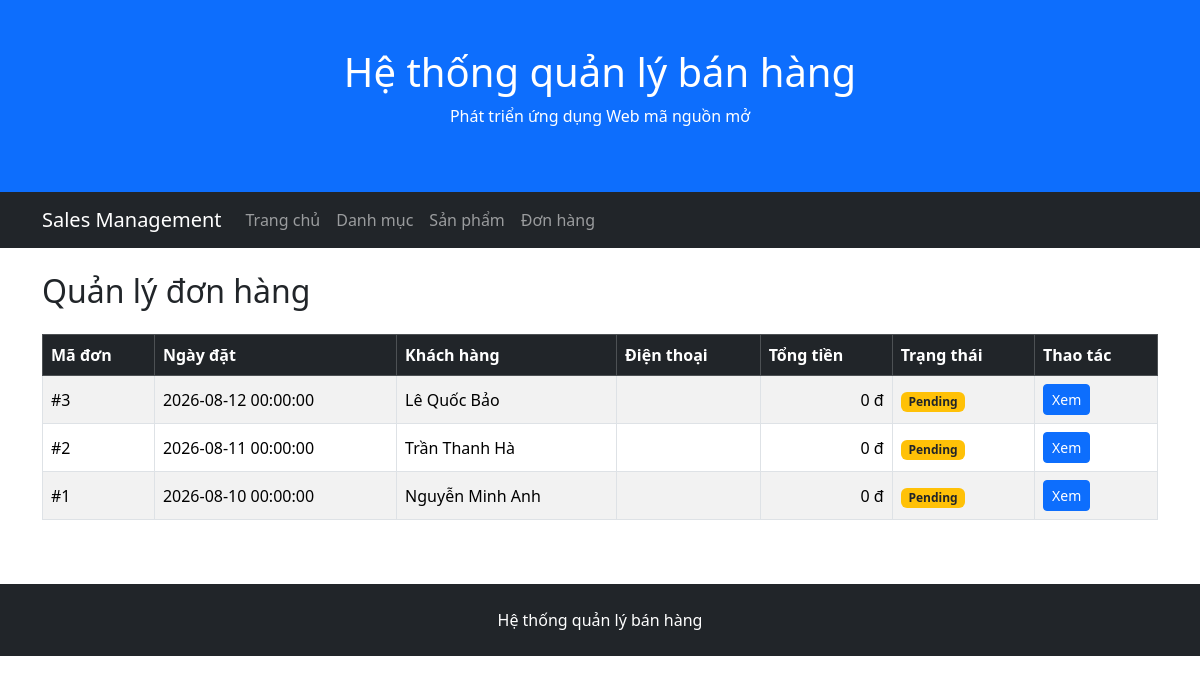
/admin/orders/index.php, run on the app's committed database.
### tables this page shows
CREATE TABLE orders (
    OrderID INT AUTO_INCREMENT PRIMARY KEY,

    OrderDate DATETIME NOT NULL DEFAULT CURRENT_TIMESTAMP,

    TotalAmount DECIMAL(12,2) NOT NULL DEFAULT 0,
    Status VARCHAR(30) NOT NULL DEFAULT 'Pending',

    CustomerID INT NOT NULL,
    EmployeeID INT,
    ShipperID INT,

    CONSTRAINT chk_orders_total
        CHECK (TotalAmount >= 0),

    CONSTRAINT fk_orders_customer
        FOREIGN KEY (CustomerID)
        REFERENCES customers(CustomerID),

    CONSTRAINT fk_orders_employee
        FOREIGN KEY (EmployeeID)
        REFERENCES employees(EmployeeID),

    CONSTRAINT fk_orders_shipper
        FOREIGN KEY (ShipperID)
        REFERENCES shippers(ShipperID)
);

CREATE TABLE customers (
    CustomerID INT AUTO_INCREMENT PRIMARY KEY,
    CustomerName VARCHAR(100) NOT NULL,
    ContactName VARCHAR(100),
    Address VARCHAR(200),
    City VARCHAR(100),
    PostalCode VARCHAR(20),
    Country VARCHAR(100),
    Phone VARCHAR(20),
    Email VARCHAR(255) NULL,
    PasswordHash VARCHAR(255) NULL,
    CONSTRAINT uq_customers_email UNIQUE (Email)
);

### public/admin/orders/index.php (the view, shortened to what this page needs)
<?php
require_once '/var/www/src/config/database.php';
$sql = "
    SELECT
        o.OrderID,
        o.OrderDate,
        o.TotalAmount,
        o.Status,
        c.CustomerName,
        c.Phone
    FROM
        orders AS o,
        customers AS c
    WHERE
        o.CustomerID = c.CustomerID
    ORDER BY
        o.OrderID DESC
";
$result = $conn->query($sql);
require_once '/var/www/src/includes/admin/header.php';
require_once '/var/www/src/includes/admin/navbar.php';
?>
<div class="container mt-4">
    <div class="d-flex justify-content-between align-items-center mb-3">
        <h2>Quản lý đơn hàng</h2>
    </div>
    <div class="table-responsive">
        <table class="table table-bordered table-striped align-middle">
            <thead class="table-dark">
                <tr>
                    <th>Mã đơn</th>
                    <th>Ngày đặt</th>
                    <th>Khách hàng</th>
                    <th>Điện thoại</th>
                    <th>Tổng tiền</th>
                    <th>Trạng thái</th>
                    <th>Thao tác</th>
                </tr>
            </thead>
            <tbody>
            <?php while ($order = $result->fetch_assoc()): ?>
                <tr>
                    <td>
                        #<?= (int) $order['OrderID'] ?>
                    </td>
                    <td>
                        <?= htmlspecialchars($order['OrderDate']) ?>
                    </td>
                    <td>
                        <?= htmlspecialchars($order['CustomerName']) ?>
                    </td>
                    <td>
                    </td>
                    <td class="text-end">
                        <?= number_format(
                            (float) $order['TotalAmount'],
                            0,
                            ',',
                            '.'
                        ) ?> đ
                    </td>
                    <td>
                        <?php
                        $status = $order['Status'];
                        $badgeClass = match ($status) {
                            'Pending' => 'bg-warning text-dark',
                            'Confirmed' => 'bg-primary',
                            'Shipping' => 'bg-info text-dark',
                            'Completed' => 'bg-success',
                            'Cancelled' => 'bg-secondary',
                            default => 'bg-secondary'
                        };
                        ?>
                        <span class="badge <?= $badgeClass ?>">
                            <?= htmlspecialchars($status) ?>
                        </span>
                    </td>
                    <td>
                        <a
                            href="/admin/orders/detail.php?id=<?= (int) $order['OrderID'] ?>"
                            class="btn btn-sm btn-primary"
                        >
                            Xem
                        </a>
                    </td>
                </tr>
            <?php endwhile; ?>
            </tbody>
        </table>
    </div>
</div>
<?php
require_once '/var/www/src/includes/admin/footer.php';

### data on the page
orders: OrderID "3", OrderDate "2026-08-12 00:00:00", CustomerID.CustomerName "Lê Quốc Bảo", TotalAmount "0", Status "Pending"
orders: OrderID "2", OrderDate "2026-08-11 00:00:00", CustomerID.CustomerName "Trần Thanh Hà", TotalAmount "0", Status "Pending"
orders: OrderID "1", OrderDate "2026-08-10 00:00:00", CustomerID.CustomerName "Nguyễn Minh Anh", TotalAmount "0", Status "Pending"
